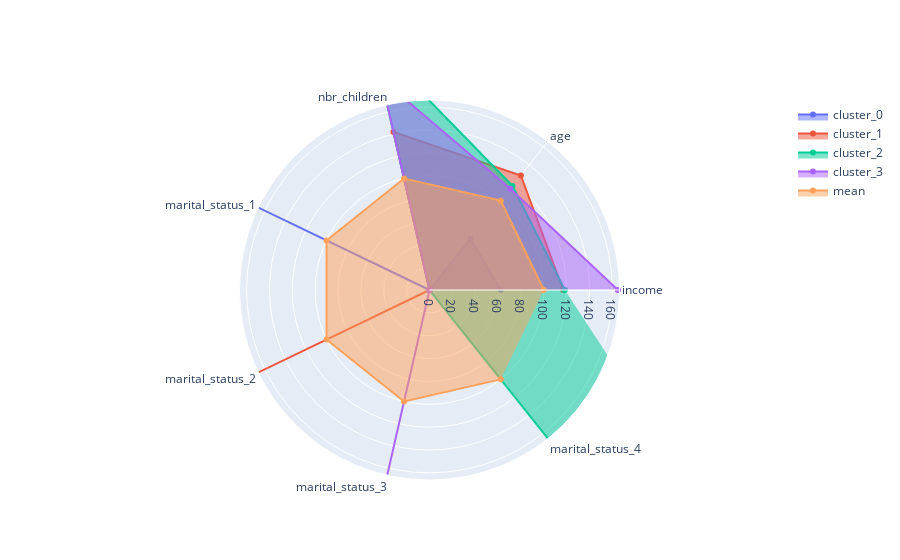

The notebook cell saved with this chart:
### Code cell
plot_radar_chart(df_radar)

### Figure 1 — Plotly figure (JSON) as saved in the notebook; plotly's stock layout.template omitted (floating-point values rounded to 4 significant figures)
{"data": [{"fill": "toself", "name": "cluster_0", "r": [62.33, 57.42, 0, 270.7, 0, 0, 0], "theta": ["income", "age", "nbr_children", "marital_status_1", "marital_status_2", "marital_status_3", "marital_status_4"], "type": "scatterpolar"}, {"fill": "toself", "name": "cluster_1", "r": [117.0, 128.2, 141.9, 0, 211.6, 0, 0], "theta": ["income", "age", "nbr_children", "marital_status_1", "marital_status_2", "marital_status_3", "marital_status_4"], "type": "scatterpolar"}, {"fill": "toself", "name": "cluster_2", "r": [118.4, 116.4, 221.8, 0, 0, 0, 1067.0], "theta": ["income", "age", "nbr_children", "marital_status_1", "marital_status_2", "marital_status_3", "marital_status_4"], "type": "scatterpolar"}, {"fill": "toself", "name": "cluster_3", "r": [164.9, 113.4, 189.4, 0, 0, 1556.0, 0], "theta": ["income", "age", "nbr_children", "marital_status_1", "marital_status_2", "marital_status_3", "marital_status_4"], "type": "scatterpolar"}, {"fill": "toself", "name": "mean", "r": [100, 100, 100, 100, 100, 100, 100], "theta": ["income", "age", "nbr_children", "marital_status_1", "marital_status_2", "marital_status_3", "marital_status_4"], "type": "scatterpolar"}], "layout": {"autosize": true, "polar": {"angularaxis": {"rotation": 0, "type": "category"}, "radialaxis": {"angle": 0, "autorange": false, "range": [0, 166.2], "type": "linear", "visible": true}}, "showlegend": true}}
